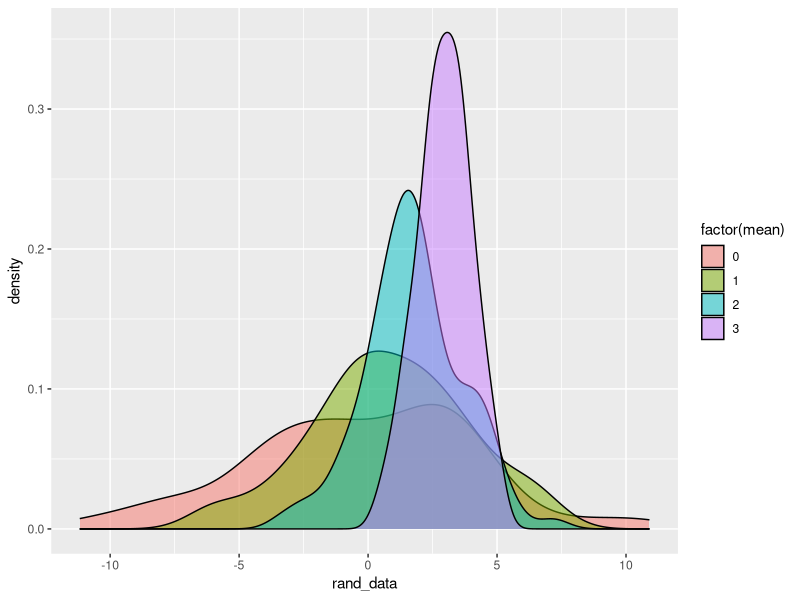

Generate this figure with R:
## ---- chunk 1
#| message: false

library(tidyverse)
## ---- chunk 2
col_classes <- vector("character", ncol(mtcars))

for (i in seq_along(mtcars)) {
  col_classes[i] <- class(mtcars[[i]])
}
## ---- chunk 3
# Example 1: For loop with no storage container; append new value to existing vector
x <- integer()
results1 <- bench::mark(
  for (i in 1:1e5) {
    x <- c(x, i)
  }
)

# Example 2: For loop with a storage container!
x <- vector('integer', length = 1e5)
results2 <- bench::mark(
  for (i in 1:1e5) {
    x[i] <- i
  }
)

# Example 3: purrr::map()
results3 <- bench::mark(purrr::map_int(1:1e5, ~.x))


# Example 4: Standard R Function/Operator
results4 <- bench::mark(seq(1,1e5))
## ---- chunk 4
# Compile Results
bind_rows(results1, results2, results3, results4) |>
  mutate(type = c("for_loop_no_storage", "for_loop_with_storage", "purrr_map", "standard_func")) |>
  select(type, mem_alloc, total_time)  |> print()

## ---- chunk 5
map_chr(mtcars, class)
## ---- chunk 6
#| error: true

# map_chr(diamonds, class)
## ---- chunk 7
class(diamonds$cut)
## ---- chunk 8
map(diamonds, class)
## ---- chunk 9
# Mean of each numeric variable
map_dbl(diamonds |> select(where(is.numeric)), mean)

# Number of unique values in each non-numeric variable
map_int(diamonds |> select(!where(is.numeric)), n_distinct)
## ---- chunk 10
summ_stats <- function(x) {
  tibble(
    mean = mean(x, na.rm = TRUE),
    median = median(x, na.rm = TRUE),
    sd = sd(x, na.rm = TRUE),
    iqr = IQR(x, na.rm = TRUE)
  )
}

diamonds_number <- diamonds %>%
  select(where(is.numeric))

map(diamonds_number, summ_stats) %>%
  bind_rows() %>%
  mutate(variable = colnames(diamonds_number))
## ---- chunk 11
summ_stats2 <- vector("list", length = ncol(diamonds_number))

for (i in seq_along(diamonds_number)) {
  summ_stats2[[i]] <- summ_stats(diamonds_number[[i]])
}

summ_stats2 %>%
  set_names(colnames(diamonds_number)) %>%
  bind_rows(.id = "variable")
## ---- chunk 12
args <- tibble(
  n = c(100, 100, 100, 100), # this is n
  mean = c(0, 1, 2, 3),            # this is mean
  sd = c(4, 3, 2, 1)            # this is sd
)

# save randomly generated data in tibble with simulation parameters
sim_data <- args |>
  mutate(rand_data = pmap(args, rnorm))

sim_data |> head() |> print()
## ---- chunk 13
unnested_sim <- sim_data |>
  unnest(rand_data) # convert the rand_data list to numeric vector


unnested_sim |>
  ggplot(aes(x = rand_data, group = mean, fill = factor(mean))) +
  geom_density(alpha = .5)
## ---- chunk 14
string_data <- tibble(
    pattern = c("p", "n", "h"),
    replacement = c("P", "N", "H")
)

pmap_chr(string_data, str_replace_all, string = "ppp nnn hhh")
## ---- chunk 15
string_data <- tibble(
    string = c("soccer", "basketball", "football"),
    start = c(1, 3, 5),
    end = c(2, 4, 6)
)

pmap_chr(string_data, str_sub)
## ---- chunk 16
string_data <- tibble(
  start = c(1, 3, 5),
  end = c(2, 4, 6)
)

pmap_chr(string_data, str_sub, string = "abcdefghijk")
## ---- chunk 17
xs <- diamonds |> select(carat, cut, clarity, color) |> names()


df_arg_combos <- crossing(
    mod_formula = str_c("price ~ ", map_chr(seq_along(xs), ~ str_c(xs[1:.x], collapse = " + ")) ),
    remove_outliers = c(TRUE, FALSE)
)
df_arg_combos


remove_outliers <- function(data, what_var, sd_thresh) {
    data |>
        mutate(zscore = ({{ what_var }} - mean({{ what_var }}, na.rm = TRUE))/sd({{ what_var }}, na.rm = TRUE)) |>
        filter(zscore <= sd_thresh)
}

fit_model <- function(data, mod_formula, remove_outliers) {
    if (remove_outliers) {
        data_clean <- remove_outliers(data, what_var = carat, sd_thresh = 3)
    } else {
        data_clean <- data
    }

    lm(mod_formula, data = data_clean)
}

# use pmap()

## ---- chunk 18
# Let's create separate datasets within one tibble
by_clarity <- diamonds |>
  group_nest(clarity)

by_clarity |> head() |> print()
## ---- chunk 19
# Create a variable with a image path
by_clarity <- by_clarity |>
  mutate(path = str_glue("diamonds-{clarity}.png"))

by_clarity |> head() |> print()
## ---- chunk 20
# plot for making a scatterplot
carat_scatter <- function(df) {
  ggplot(df, aes(x = carat, y = price)) + geom_point()
}

# Create a "variable" with each plots
by_clarity <- by_clarity |>
  mutate(plot = map(data, carat_scatter)) # iterate over data to create ggplot output
